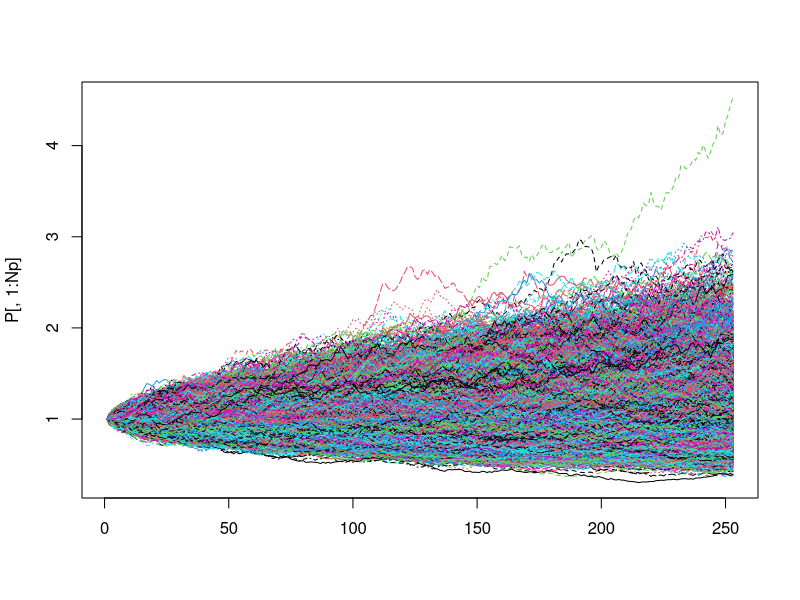
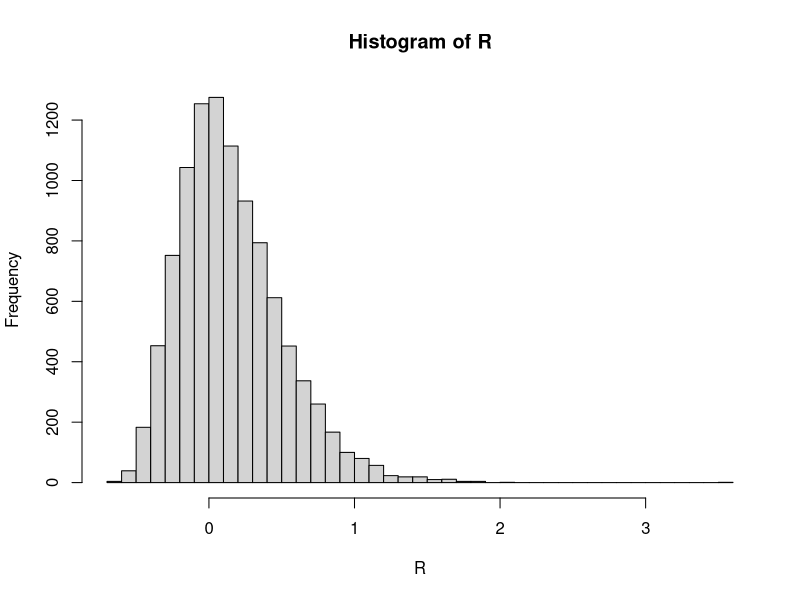
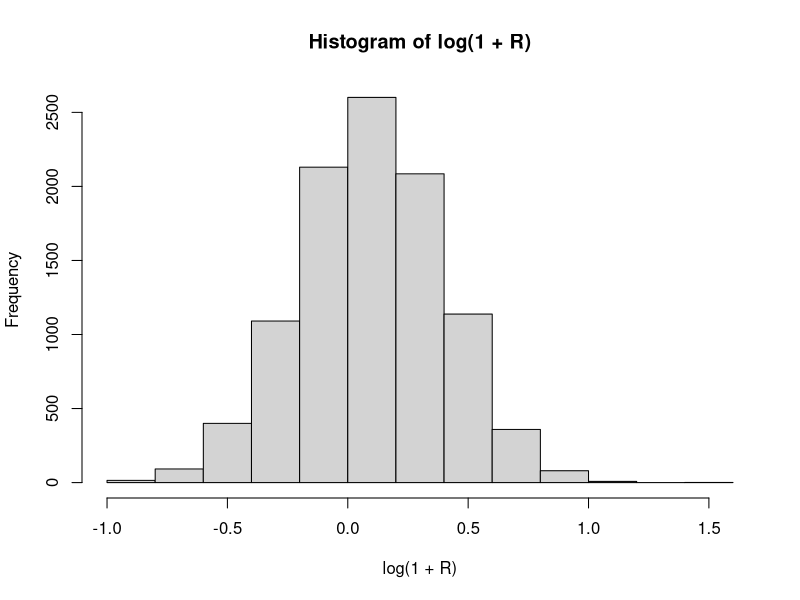
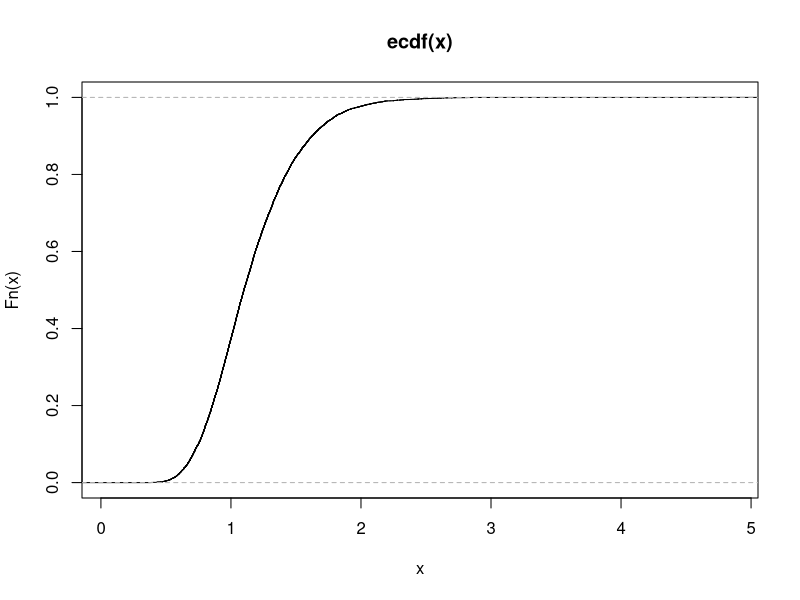
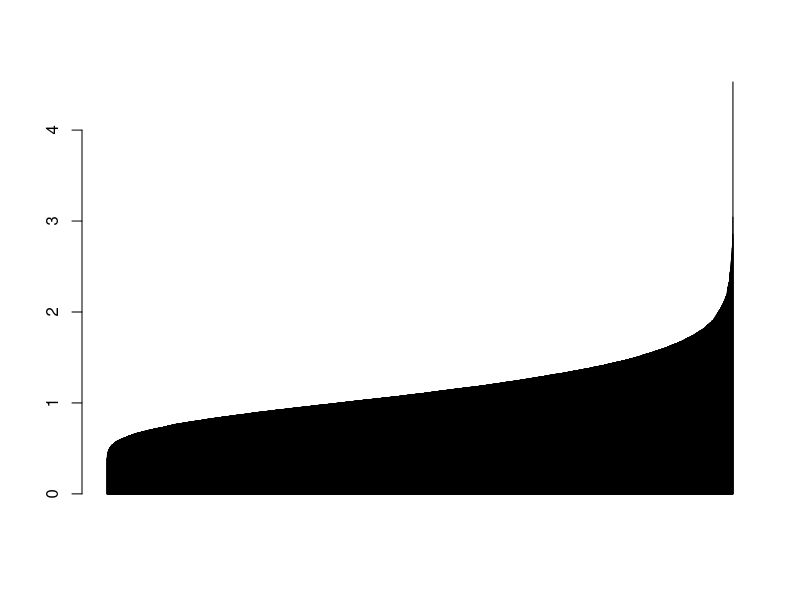
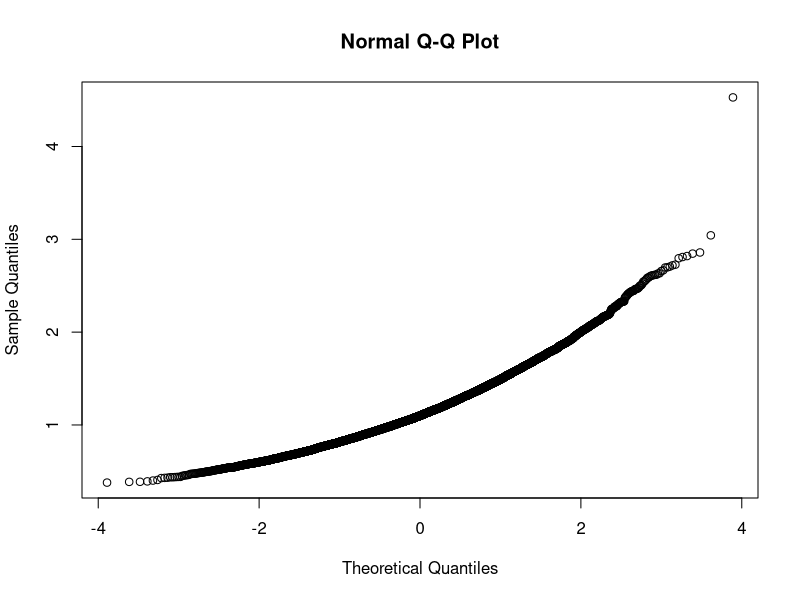

Source code (R) for these figures, in order:
set.seed(123)

Nt <- 252
Np <- 1e4

sigma <- 0.3
mu    <- 0.1
dt    <- 1/252

z <- matrix(rnorm(Nt*Np), nrow=Nt)
r <- mu*dt + z*sigma*sqrt(dt)

r <- matrix(rnorm(Nt*Np, mean=mu*dt, sd=sigma*sqrt(dt)), nrow=Nt)

s <- matrix(0, Nt+1, Np)
for (t in 1:Nt) {
  s[t+1,] <- s[t,] + r[t,]
}

P <- exp(s)
matplot(P[,1:Np], type="l")

R <- P[Nt + 1, ] - 1

mean(R)
sd(R)
hist(R, breaks = 50)
hist(log(1+R))
plot.ecdf(1+R)
barplot(sort(1+R))
qqnorm(1+R)
